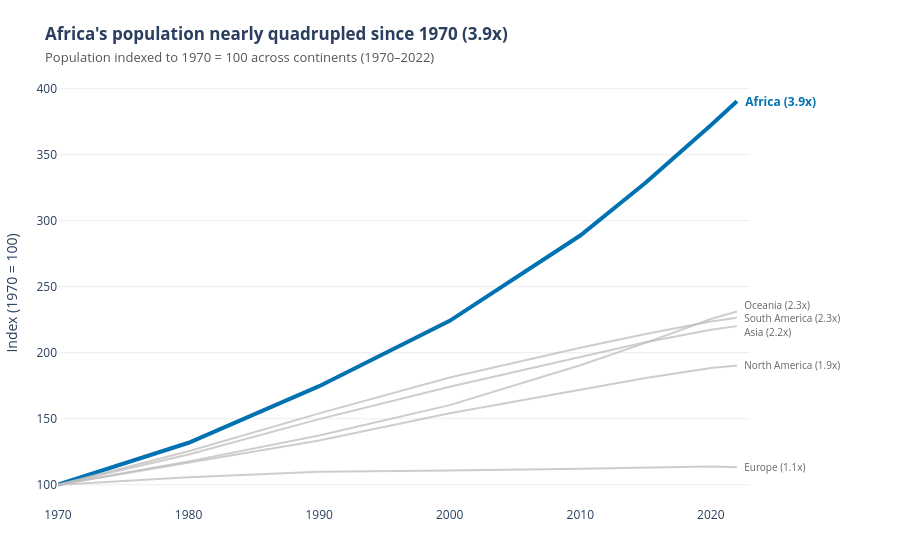

Write notebook code for a chart like this one.
### Markdown cell above
**Chart choice & justification:** *Which chart did you choose, and why? Justify design choices.

*I chose a line chart indexed to 1970 (1970 = 100) because it is the most effective way to compare continuous relative growth trajectories across continents over time from a common baseline. Highlighting Africa in bold blue while keeping the remaining five continents in muted grey eliminates clutter and immediately draws attention to the fastest-growing region.*

### Code cell
# Q1
# YOUR CODE HERE

cont_year = (
    df_long.groupby(["Continent", "Year"], as_index=False)["Population"]
    .sum()
    .sort_values(["Continent", "Year"])
)

# Index each continent to its 1970 population (1970 = 100)
pop_1970 = cont_year[cont_year["Year"] == 1970].set_index("Continent")[
    "Population"
]
cont_year["Index_1970"] = (
    cont_year["Population"] / cont_year["Continent"].map(pop_1970) * 100
)

# CVD-safe palette: Okabe-Ito Blue for Africa, muted grey for context
continents = cont_year["Continent"].unique()
color_map = {c: ("#0072B2" if c == "Africa" else "#BDBDBD") for c in continents}

fig = px.line(
    cont_year,
    x="Year",
    y="Index_1970",
    color="Continent",
    color_discrete_map=color_map,
    template="plotly_white",
)

# Emphasize Africa's line thickness and bring it to front
fig.update_traces(line=dict(width=2), opacity=0.75)
fig.update_traces(
    selector=dict(name="Africa"), line=dict(width=4), opacity=1.0
)

# Direct end-of-line labels instead of a legend
end_vals = cont_year[cont_year["Year"] == 2022].sort_values(
    "Index_1970", ascending=False
)
for _, row in end_vals.iterrows():
    c = row["Continent"]
    y_val = row["Index_1970"]
    # Slight vertical offset for overlapping labels around 220-231
    y_shift = (
        6
        if c == "Oceania"
        else (-6 if c == "Asia" else (0 if c == "South America" else 0))
    )
    fig.add_annotation(
        x=2022,
        y=y_val,
        text=f"  <b>{c} ({y_val/100:.1f}x)</b>"
        if c == "Africa"
        else f"  {c} ({y_val/100:.1f}x)",
        showarrow=False,
        xanchor="left",
        yshift=y_shift,
        font=dict(
            size=12 if c == "Africa" else 10,
            color="#0072B2" if c == "Africa" else "#666666",
        ),
    )

fig.update_layout(
    title=(
        "<b>Africa's population nearly quadrupled since 1970 (3.9x)</b>"
        "<br><span style='font-size:13px; color:#555;'>Population indexed to"
        " 1970 = 100 across continents (1970–2022)</span>"
    ),
    showlegend=False,
    margin=dict(r=150, t=80, l=50, b=40),
    hovermode="x unified",
)
fig.update_xaxes(title="", showgrid=False, range=[1970, 2023])
fig.update_yaxes(
    title="Index (1970 = 100)", showgrid=True, gridcolor="#EEEEEE", zeroline=False
)
fig.show()

### Figure 1 — Plotly figure (JSON) as saved in the notebook; plotly's stock layout.template omitted (floating-point values rounded to 4 significant figures)
{"data": [{"hovertemplate": "Continent=Africa<br>Year=%{x}<br>Index_1970=%{y}<extra></extra>", "legendgroup": "Africa", "line": {"color": "#0072B2", "dash": "solid", "width": 4}, "marker": {"symbol": "circle"}, "mode": "lines", "name": "Africa", "opacity": 1, "orientation": "v", "showlegend": true, "type": "scatter", "x": [1970, 1980, 1990, 2000, 2010, 2015, 2020, 2022], "xaxis": "x", "y": [100.0, 131.8, 174.6, 224.1, 288.8, 328.7, 372.3, 390.4], "yaxis": "y"}, {"hovertemplate": "Continent=Asia<br>Year=%{x}<br>Index_1970=%{y}<extra></extra>", "legendgroup": "Asia", "line": {"color": "#BDBDBD", "dash": "solid", "width": 2}, "marker": {"symbol": "circle"}, "mode": "lines", "name": "Asia", "opacity": 0.75, "orientation": "v", "showlegend": true, "type": "scatter", "x": [1970, 1980, 1990, 2000, 2010, 2015, 2020, 2022], "xaxis": "x", "y": [100.0, 122.9, 149.7, 174.1, 196.7, 207.9, 217.4, 220.1], "yaxis": "y"}, {"hovertemplate": "Continent=Europe<br>Year=%{x}<br>Index_1970=%{y}<extra></extra>", "legendgroup": "Europe", "line": {"color": "#BDBDBD", "dash": "solid", "width": 2}, "marker": {"symbol": "circle"}, "mode": "lines", "name": "Europe", "opacity": 0.75, "orientation": "v", "showlegend": true, "type": "scatter", "x": [1970, 1980, 1990, 2000, 2010, 2015, 2020, 2022], "xaxis": "x", "y": [100.0, 105.6, 109.8, 110.7, 112.1, 113.1, 113.7, 113.3], "yaxis": "y"}, {"hovertemplate": "Continent=North America<br>Year=%{x}<br>Index_1970=%{y}<extra></extra>", "legendgroup": "North America", "line": {"color": "#BDBDBD", "dash": "solid", "width": 2}, "marker": {"symbol": "circle"}, "mode": "lines", "name": "North America", "opacity": 0.75, "orientation": "v", "showlegend": true, "type": "scatter", "x": [1970, 1980, 1990, 2000, 2010, 2015, 2020, 2022], "xaxis": "x", "y": [100.0, 116.8, 133.6, 154.1, 172.1, 180.8, 188.4, 190.3], "yaxis": "y"}, {"hovertemplate": "Continent=Oceania<br>Year=%{x}<br>Index_1970=%{y}<extra></extra>", "legendgroup": "Oceania", "line": {"color": "#BDBDBD", "dash": "solid", "width": 2}, "marker": {"symbol": "circle"}, "mode": "lines", "name": "Oceania", "opacity": 0.75, "orientation": "v", "showlegend": true, "type": "scatter", "x": [1970, 1980, 1990, 2000, 2010, 2015, 2020, 2022], "xaxis": "x", "y": [100.0, 117.7, 137.3, 160.3, 190.5, 207.4, 225.5, 231.2], "yaxis": "y"}, {"hovertemplate": "Continent=South America<br>Year=%{x}<br>Index_1970=%{y}<extra></extra>", "legendgroup": "South America", "line": {"color": "#BDBDBD", "dash": "solid", "width": 2}, "marker": {"symbol": "circle"}, "mode": "lines", "name": "South America", "opacity": 0.75, "orientation": "v", "showlegend": true, "type": "scatter", "x": [1970, 1980, 1990, 2000, 2010, 2015, 2020, 2022], "xaxis": "x", "y": [100.0, 125.3, 154.0, 181.2, 203.7, 214.1, 223.7, 226.4], "yaxis": "y"}], "layout": {"annotations": [{"font": {"color": "#0072B2", "size": 12}, "showarrow": false, "text": "  <b>Africa (3.9x)</b>", "x": 2022, "xanchor": "left", "y": 390.4, "yshift": 0}, {"font": {"color": "#666666", "size": 10}, "showarrow": false, "text": "  Oceania (2.3x)", "x": 2022, "xanchor": "left", "y": 231.2, "yshift": 6}, {"font": {"color": "#666666", "size": 10}, "showarrow": false, "text": "  South America (2.3x)", "x": 2022, "xanchor": "left", "y": 226.4, "yshift": 0}, {"font": {"color": "#666666", "size": 10}, "showarrow": false, "text": "  Asia (2.2x)", "x": 2022, "xanchor": "left", "y": 220.1, "yshift": -6}, {"font": {"color": "#666666", "size": 10}, "showarrow": false, "text": "  North America (1.9x)", "x": 2022, "xanchor": "left", "y": 190.3, "yshift": 0}, {"font": {"color": "#666666", "size": 10}, "showarrow": false, "text": "  Europe (1.1x)", "x": 2022, "xanchor": "left", "y": 113.3, "yshift": 0}], "hovermode": "x unified", "legend": {"title": {"text": "Continent"}, "tracegroupgap": 0}, "margin": {"b": 40, "l": 50, "r": 150, "t": 80}, "showlegend": false, "title": {"text": "<b>Africa's population nearly quadrupled since 1970 (3.9x)</b><br><span style='font-size:13px; color:#555;'>Population indexed to 1970 = 100 across continents (1970–2022)</span>"}, "xaxis": {"anchor": "y", "domain": [0, 1], "range": [1970, 2023], "showgrid": false, "title": {"text": ""}}, "yaxis": {"anchor": "x", "domain": [0, 1], "gridcolor": "#EEEEEE", "showgrid": true, "title": {"text": "Index (1970 = 100)"}, "zeroline": false}}}
